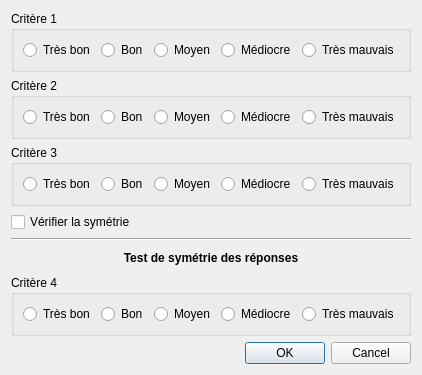
<?xml version="1.0" encoding="UTF-8"?>
<ui version="4.0">
 <class>AggregationFunctionDialog</class>
 <widget class="QDialog" name="AggregationFunctionDialog">
  <property name="windowTitle">
   <string>Définir la fonction d'agrégation</string>
  </property>
  <layout class="QVBoxLayout" name="verticalLayout">

   <!-- Groupe 1 -->
   <item>
    <widget class="QGroupBox" name="group1">
     <property name="title">
      <string>Critère 1</string>
     </property>
     <layout class="QHBoxLayout">
      <item><widget class="QRadioButton" name="radio1_1"><property name="text"><string>Très bon</string></property></widget></item>
      <item><widget class="QRadioButton" name="radio1_2"><property name="text"><string>Bon</string></property></widget></item>
      <item><widget class="QRadioButton" name="radio1_3"><property name="text"><string>Moyen</string></property></widget></item>
      <item><widget class="QRadioButton" name="radio1_4"><property name="text"><string>Médiocre</string></property></widget></item>
      <item><widget class="QRadioButton" name="radio1_5"><property name="text"><string>Très mauvais</string></property></widget></item>
     </layout>
    </widget>
   </item>

   <!-- Groupe 2 -->
   <item>
    <widget class="QGroupBox" name="group2">
     <property name="title">
      <string>Critère 2</string>
     </property>
     <layout class="QHBoxLayout">
      <item><widget class="QRadioButton" name="radio2_1"><property name="text"><string>Très bon</string></property></widget></item>
      <item><widget class="QRadioButton" name="radio2_2"><property name="text"><string>Bon</string></property></widget></item>
      <item><widget class="QRadioButton" name="radio2_3"><property name="text"><string>Moyen</string></property></widget></item>
      <item><widget class="QRadioButton" name="radio2_4"><property name="text"><string>Médiocre</string></property></widget></item>
      <item><widget class="QRadioButton" name="radio2_5"><property name="text"><string>Très mauvais</string></property></widget></item>
     </layout>
    </widget>
   </item>

   <!-- Groupe 3 -->
   <item>
    <widget class="QGroupBox" name="group3">
     <property name="title">
      <string>Critère 3</string>
     </property>
     <layout class="QHBoxLayout">
      <item><widget class="QRadioButton" name="radio3_1"><property name="text"><string>Très bon</string></property></widget></item>
      <item><widget class="QRadioButton" name="radio3_2"><property name="text"><string>Bon</string></property></widget></item>
      <item><widget class="QRadioButton" name="radio3_3"><property name="text"><string>Moyen</string></property></widget></item>
      <item><widget class="QRadioButton" name="radio3_4"><property name="text"><string>Médiocre</string></property></widget></item>
      <item><widget class="QRadioButton" name="radio3_5"><property name="text"><string>Très mauvais</string></property></widget></item>
     </layout>
    </widget>
   </item>
<item>
 <widget class="QCheckBox" name="checkSymmetry">
  <property name="text">
   <string>Vérifier la symétrie</string>
  </property>
 </widget>
</item>

<!-- Ligne de séparation et texte -->
<item>
 <widget class="QFrame" name="line">
  <property name="frameShape">
   <enum>QFrame::HLine</enum>
  </property>
  <property name="frameShadow">
   <enum>QFrame::Sunken</enum>
  </property>
 </widget>
</item>
<item>
 <widget class="QLabel" name="label_symmetry_test">
  <property name="text">
   <string>Test de symétrie des réponses</string>
  </property>
  <property name="alignment">
   <set>Qt::AlignCenter</set>
  </property>
  <property name="styleSheet">
   <string notr="true">font-weight: bold; margin: 4px;</string>
  </property>
 </widget>
</item>

<!-- Groupe 4 -->
   <item>
    <widget class="QGroupBox" name="group4">
     <property name="title">
      <string>Critère 4</string>
     </property>
     <layout class="QHBoxLayout">
      <item><widget class="QRadioButton" name="radio4_1"><property name="text"><string>Très bon</string></property></widget></item>
      <item><widget class="QRadioButton" name="radio4_2"><property name="text"><string>Bon</string></property></widget></item>
      <item><widget class="QRadioButton" name="radio4_3"><property name="text"><string>Moyen</string></property></widget></item>
      <item><widget class="QRadioButton" name="radio4_4"><property name="text"><string>Médiocre</string></property></widget></item>
      <item><widget class="QRadioButton" name="radio4_5"><property name="text"><string>Très mauvais</string></property></widget></item>
     </layout>
    </widget>
   </item>

   <!-- Boutons OK / Annuler -->
   <item>
    <widget class="QDialogButtonBox" name="buttonBox">
     <property name="standardButtons">
      <set>QDialogButtonBox::Cancel|QDialogButtonBox::Ok</set>
     </property>
    </widget>
   </item>

  </layout>
 </widget>
 <resources/>
 <connections/>
</ui>
